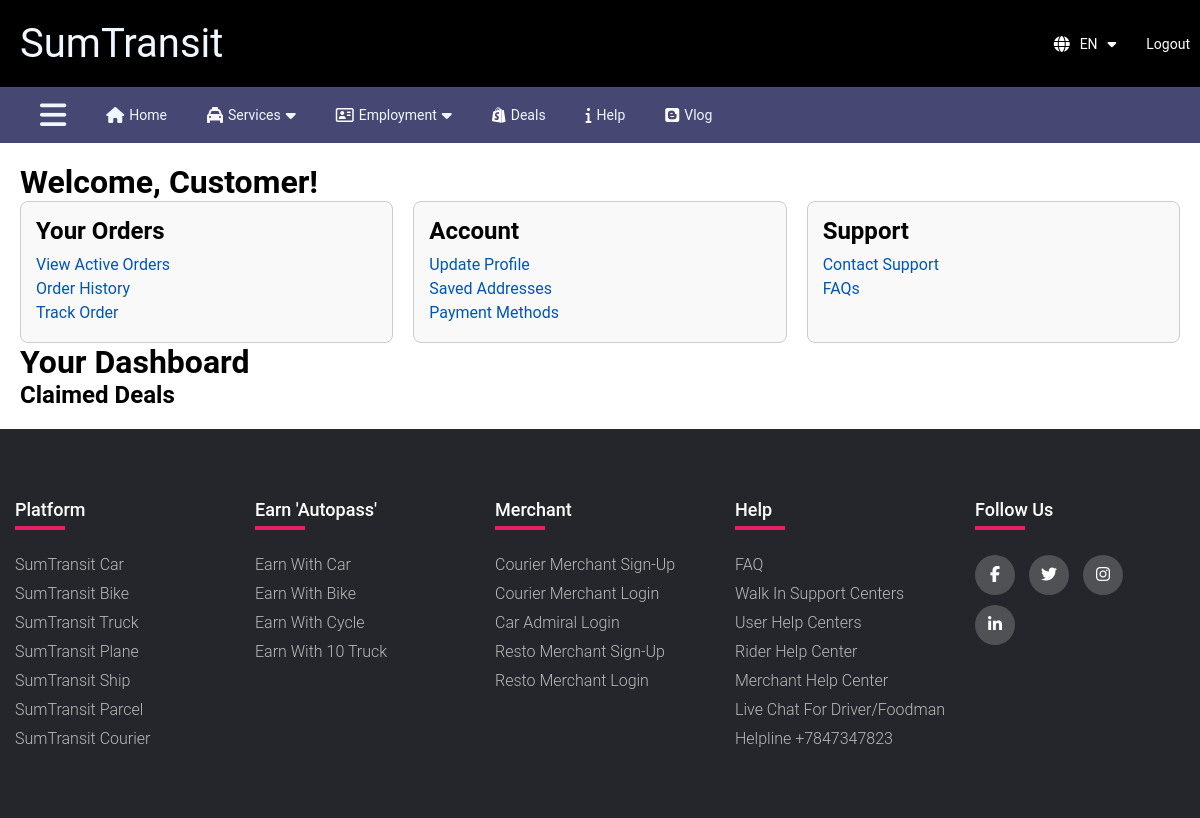
Page /dashboard/customer/ (signed in) on the earlier database version.
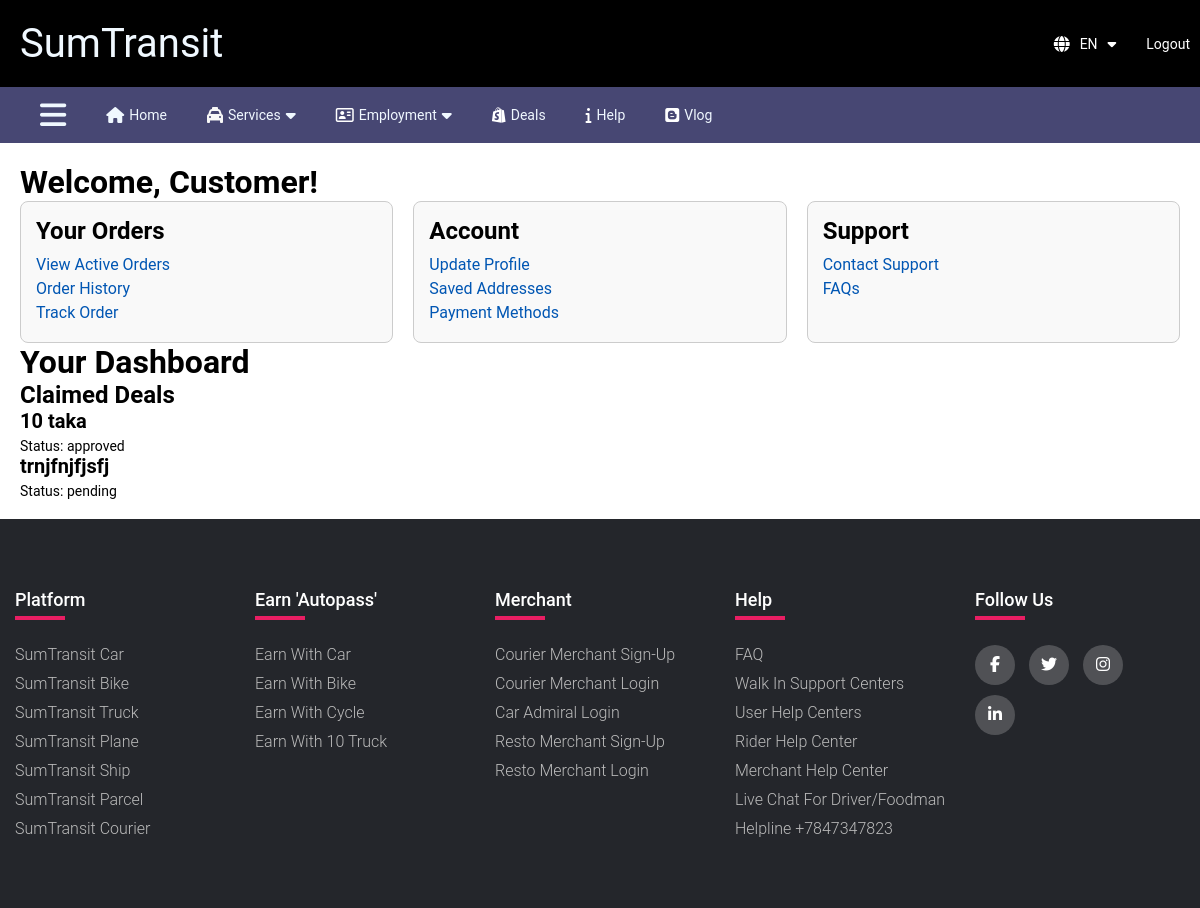
Same page on the later database version.
### main/models.py (models this page shows, shortened)
class DealStatus(models.Model):
    STATUS_CHOICES = [
        ('pending', 'Pending'),
        ('approved', 'Approved'),
        ('rejected', 'Rejected'),
    ]
    user = models.ForeignKey(User, on_delete=models.CASCADE)
    deal = models.ForeignKey(Deal, on_delete=models.CASCADE)
    status = models.CharField(max_length=20, choices=STATUS_CHOICES, default='pending')

class Deal(models.Model):
    title = models.CharField(max_length=200)
    description = models.TextField()
    created_at = models.DateTimeField(auto_now_add=True)

### main/views.py (the view)
@login_required
def customer_dashboard(request):
    deal_statuses = DealStatus.objects.filter(user=request.user)
    return render(request, 'customer_dashboard.html', {'deal_statuses': deal_statuses})

### main/templates/customer_dashboard.html (shortened to what this page needs)
{% extends 'base.html' %}
{% block content %}
<div class="dashboard-container">
  <h1>Welcome, Customer!</h1>
  <div class="dashboard-options">
    <div class="dashboard-section">
      <h2>Your Orders</h2>
      <ul>
        <li><a href="#">View Active Orders</a></li>
        <li><a href="#">Order History</a></li>
        <li><a href="#">Track Order</a></li>
      </ul>
    </div>
    <div class="dashboard-section">
      <h2>Account</h2>
      <ul>
        <li><a href="#">Update Profile</a></li>
        <li><a href="#">Saved Addresses</a></li>
        <li><a href="#">Payment Methods</a></li>
      </ul>
    </div>
    <div class="dashboard-section">
      <h2>Support</h2>
      <ul>
        <li><a href="#">Contact Support</a></li>
        <li><a href="#">FAQs</a></li>
      </ul>
    </div>
</div>
{% block dashboard_content %}
<h1>Your Dashboard</h1>
<h2>Claimed Deals</h2>
<ul>
    {% for deal_status in deal_statuses %}
    <li>
        <h3>{{ deal_status.deal.title }}</h3>
        <p>Status: {{ deal_status.status }}</p>
    </li>
    {% endfor %}
</ul>
{% endblock %}
  </div>
{% endblock %}

### main/templates/base.html (shortened to what this page needs)
<!DOCTYPE html>
{% load static %}
<html lang="en">
<head>
  <link rel="stylesheet" href="{% static 'website/css/style.css' %}">
  <link rel="stylesheet" href="https://cdnjs.cloudflare.com/ajax/libs/font-awesome/6.5.1/css/all.min.css"
 />
</head>
</head>
<body>
  <header>
    <div class="Navbar">
      <a href="{% url 'home' %}" class="thakna">
        <div style="display: flex; align-items: center;" class="sumtran">
          <p style="font-size: 40px;margin-left: 20px;">SumTransit</p>
      </a>
    </div>
    <div style="display: flex; align-items: center; margin-left: auto;" class="basic_nav">
      <div class="lang"><i class="fa-solid fa-globe"></i>
        <p>EN<i class="fa-solid fa-caret-down" style="margin-left: 10px;"></i>
      </div>
      {% if user.is_authenticated %}
      <a href="{% url 'logout' %}" class="thakna" style="color: hsl(0, 0%, 100%);">
        <div class="log_in_nav">
          <p>Logout</p>
        </div>
      </a>
      {% endif %}
    </div>
    <div class="Navbar-2"
      style="display:flex; align-items:center; background-color:rgba(45, 45, 95, 0.876); color:aliceblue;">
      <i class="fa-solid fa-bars" style="margin-left:40px; margin-right:20px;font-size: 30px;"></i>
      <a href="{% url 'home' %}" class="thakna">
        <div class="sub_nav">
          <i class="fa-solid fa-house"></i>
          <p>Home</p>
        </div>
      </a>
      <a href="{% url 'services' %}" class="thakna">
      <div class="Navbar-2-vitor sub_nav " style="display:flex; align-items:center;">
        <i class="fa-solid fa-taxi" style="color: #f7f7f7;"></i>
        <p>Services</p><i class="fa-solid fa-caret-down" style="margin-left: 5px;"></i>
      </div></a>
      <a href="{% url 'car_registration' %}" class="thakna">
      <div class="sub_nav"><i class="fa-regular fa-address-card" style="color: #ffffff;"></i>
        <p>Employment</p><i class="fa-solid fa-caret-down" style="margin-left: 5px;"></i>
      </div></a>
      <a href="{% url 'deals' %}" class="thakna">
      <div class="sub_nav"><i class="fa-brands fa-shopify" style="color: #ffffff;"></i>
        <p>Deals</p>
      </div></a>
      <a href="{% url 'help' %}" class="thakna">
        <div class="sub_nav"><i class="fa-solid fa-info" style="color: #ffffff;"></i>
        <p>Help</p>
      </div>
      </a>
      <div class="sub_nav"><i class="fa-brands fa-blogger" style="color: #ffffff;"></i>
        <p>Vlog</p>
      </div>
    </div>
  </header>
  {% block content %}
  {% endblock %}
  <footer class="footer">
    <div class="container">
      <div class="row">
        <div class="footer-col">
          <h4>Platform</h4>
          <ul>
            <li><a href="#">SumTransit Car</a></li>
            <li><a href="#">SumTransit Bike</a></li>
            <li><a href="#">SumTransit Truck</a></li>
            <li><a href="#">SumTransit Plane</a></li>
            <li><a href="#">SumTransit Ship</a></li>
            <li><a href="#">SumTransit Parcel</a></li>
            <li><a href="#">SumTransit Courier</a></li>
          </ul>
        </div>
        <div class="footer-col">
          <h4>Earn 'autopass'</h4>
          <ul>
            <li><a href="{% url 'car_registration' %}" class="thakna">Earn With Car</a></li>
            <li><a href="{% url 'bike_registration' %}" class="thakna">Earn With Bike</a></li>
            <li><a href="{% url 'bicycle_registration' %}" class="thakna">Earn With Cycle</a></li>
            <li><a href="#">Earn With 10 Truck</a></li>
          </ul>
        </div>
        <div class="footer-col">
          <h4>Merchant</h4>
          <ul>
            <li><a href="#">Courier Merchant Sign-up</a></li>
            <li><a href="#">Courier Merchant Login</a></li>
            <li><a href="#">Car Admiral Login</a></li>
            <li><a href="#">Resto Merchant Sign-up</a></li>
            <li><a href="#">Resto Merchant Login</a></li>
          </ul>
        </div>
        <div class="footer-col">
          <h4>Help</h4>
          <ul>
            <li><a href="#">FAQ</a></li>
            <li><a href="#">Walk in Support Centers</a></li>
            <li><a href="{% url 'help' %}" class="thakna">User Help Centers</a></li>
            <li><a href="{% url 'help' %}" class="thakna">Rider Help Center</a></li>
            <li><a href="{% url 'help' %}" class="thakna">Merchant Help Center</a></li>
            <li><a href="#">Live Chat for Driver/Foodman</a></li>
            <li><a href="#">Helpline +7847347823</a></li>
          </ul>
        </div>
        <div class="footer-col">
          <h4>follow us</h4>
          <div class="social-links">
            <a href="#"><i class="fab fa-facebook-f"></i></a>
            <a href="#"><i class="fab fa-twitter"></i></a>
            <a href="#"><i class="fab fa-instagram"></i></a>
            <a href="#"><i class="fab fa-linkedin-in"></i></a>
          </div>
        </div>
      </div>
    </div>
  </footer>
</body>
</html>

### static/website/css/style.css (style rules this page uses)
* { margin: 0px; border: border-box; padding: 0px; font-family: Roboto; }
.lang { display: flex; flex-wrap: wrap; }
.lang p { margin: 0 10px 0 10px }
.Navbar, .sub_nav { padding: 20px 0 20px 0; }
.Navbar { display: flex; align-items: center; background-color:black; color:rgb(255, 255, 255); justify-content: space-between; }
.sub_nav , .Navbar-2 div { display: flex; padding: 20px; }
.sub_nav p { margin-left: 5px; }
.footer { background-color: #24262b; padding: 70px 0; }
.container { max-width: 1240px; margin: auto; }
.row { display: flex; flex-wrap:inherit; }
ul { list-style: none; }
.footer-col { width: 25%; padding: 0 15px; }
.footer-col h4 { font-size: 18px; color: #ffffff; text-transform: capitalize; margin-bottom: 35px; font-weight: 500; position: relative; }
.footer-col h4::before { content: ''; position: absolute; left: 0; bottom: -10px; background-color: #e91e63; height: 4px; box-sizing: border-box; width: 50px; }
.footer-col ul li:not(:last-child) { margin-bottom: 10px; }
.footer-col ul li a { font-size: 16px; text-transform: capitalize; color: #ffffff; text-decoration: none; font-weight: 300; color: #bbbbbb; display: block; transition: all 0.3s ease; }
.footer-col .social-links a { display: inline-block; height: 40px; width: 40px; background-color: rgba(255, 255, 255, 0.2); margin: 0 10px 10px 0; text-align: center; line-height: 40px; border-radius: 50%; color: #ffffff; transition: all 0.5s ease; }
.basic_nav div { padding:10px; }
.lang,.log_in_nav,.sign_up_nav,.sumtran,.Navbar-2 div,.Navbar-2 i:hover { cursor: pointer; }
h3 { font-size: 20px; margin-bottom: 5px; }
p { font-size: 14px; margin: 0; }
.lang,.log_in_nav,.sign_up_nav,.sumtran,.Navbar-2 p,.Navbar-2 i:hover { cursor: pointer; }
.thakna { text-decoration: none; color: aliceblue; }
html { scroll-behavior: smooth; }

### main/templates/customer_dashboard.html (style rules this page uses)
.dashboard-container { padding: 20px; }
.dashboard-options { display: flex; gap: 20px; }
.dashboard-section { background-color: #f9f9f9; border: 1px solid #ccc; border-radius: 8px; padding: 15px; flex: 1; }
.dashboard-section h2 { margin-bottom: 10px; }
.dashboard-section ul { list-style-type: none; padding: 0; }
.dashboard-section ul li { margin: 5px 0; }
.dashboard-section ul li a { text-decoration: none; color: #0056b3; }

Differences in the rows shown:
added DealStatus: deal "10 taka", status "approved"
added DealStatus: deal "trnjfnjfjsfj", status "pending"
